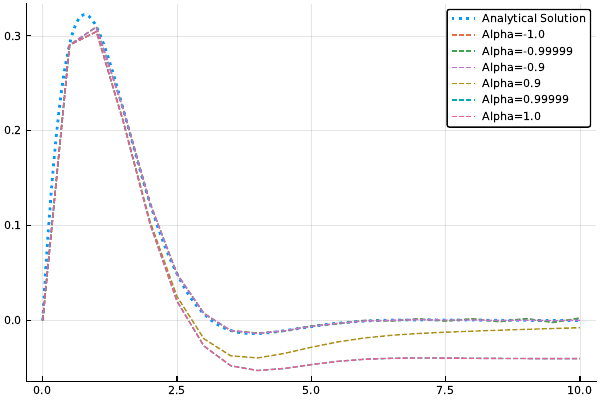

The Julia source for this figure:
include("../integration_methods.jl")

f(t, x) = -x .+ ℯ^(-t)*cos(t)
df(t,x) = -1.0

x(t) = ℯ.^(-t).*sin.(t)

x0 = 0
t0 = 0
h = 5*10.0^(-1.0)
t_end = 10

αs = [-1,-0.99999,-0.9, 0.9, 0.99999, 1]

x0s = ERK_vec(f, [x0], t0, h, t0+h)

ts = collect(t0:h:t_end)

pl = plot(t0:0.001:t_end, x(t0:0.001:t_end), label="Analytical Solution", linestyle= :dot, linewidth= 2)
for α in αs
    x_alpha = special_linear_2_schritt_verfahren(f, df, x0s, t0, h, t_end, α, newton_iterationen=5)
    plot!(ts, x_alpha, label="Alpha=$α",linestyle= :dash)
end

savefig("Aufgabe3.pdf")
